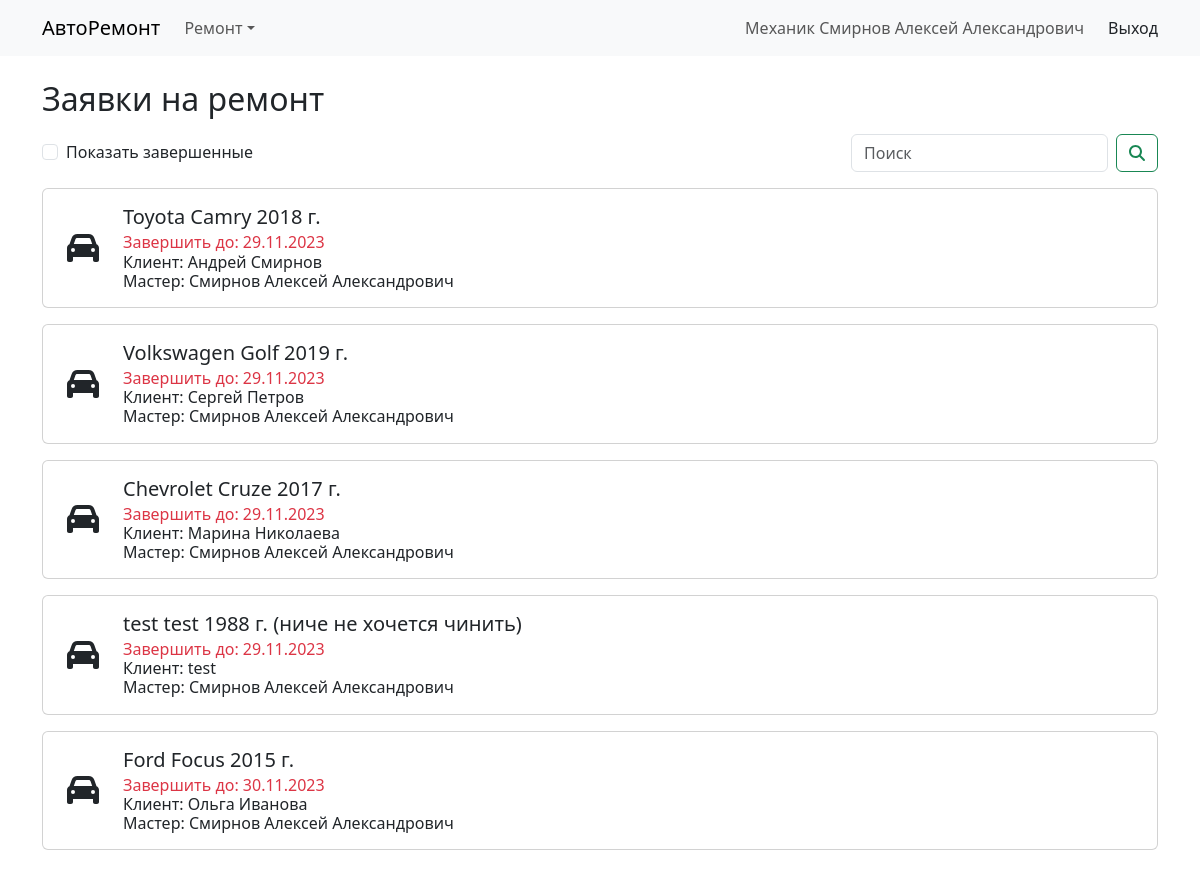
/repair/orders/ (signed in), run on the app's committed database.
### app/models.py (models this page shows, shortened)
class FullTextSearchMixin():
    def save(self, *args, **kwargs):
        super().save(*args, **kwargs)
        self.save_search()

class Employee(FullTextSearchMixin, AbstractUser):
    morphed_name = "сотрудника"
    class Position(models.TextChoices):
        Administrator = 'AD', "Администратор"
        WarehouseManager = 'WM', "Менеджер запчастей"
        ServiceManager = "SM", "Менеджер сервиса"
        Mechanic = "ME", "Механик"
        Cashier = "CA", "Кассир"
    first_name = models.CharField("Имя", max_length=50)
    last_name = models.CharField("Фамилия", max_length=50)
    patronymic = models.CharField("Отчество", max_length=50)
    passport_info = models.CharField("Паспортные данные", max_length=150)
    position = models.CharField("Должность", max_length=2, choices=Position.choices)
    end_date = models.DateField("Дата увольнения", blank=True, null=True)
    end_reason = models.CharField("Причина увольнения", max_length=150, blank=True)
    create_allowed_to = []
    edit_allowed_to = []
    card_icon = "user"
    def full_name(self):
        return f"{self.last_name} {self.first_name} {self.patronymic}"
    def end_date_reason(self, parens = False):
        if not self.end_date:
            return ""
        result = "Уволен " + self.end_date.strftime(datetime_format)
        if self.end_reason:
            result += ". Причина: " + self.end_reason
        return f" ({result})" if parens else result
    def __str__(self) -> str:
        return self.full_name() + self.end_date_reason(True)

class RepairOrder(FullTextSearchMixin, SoftDeleteObject, models.Model):
    morphed_name = "заявки"
    def get_absolute_url(self):
        return reverse("order", kwargs={"pk": self.pk})
    master = models.ForeignKey(Employee, on_delete=models.DO_NOTHING, limit_choices_to={"position": Employee.Position.Mechanic, "end_date__isnull": True}, verbose_name="Мастер")
    client_name = models.CharField("Имя клиента", max_length=50)
    client_phone_number = PhoneNumberField("Номер телефона клиента", region="RU")
    vehicle_manufacturer = models.CharField("Производитель автомобиля", max_length=50)
    vehicle_model = models.CharField("Модель автомобиля", max_length=50)
    vehicle_year = models.IntegerField("Год выпуска автомобиля", validators=[MinValueValidator(1900), MaxValueValidator(2100)])
    start_date = models.DateField("Дата записи", default=timezone.now)
    finish_until = models.DateField("Завершить до")
    finish_date = models.DateField("Дата завершения", blank=True, null=True)
    is_cancelled = models.BooleanField("Отменена")
    complaints = models.CharField("Комментарии клиента", max_length=2000)
    diagnostic_results = models.CharField("Результаты диагностики", max_length=2000, blank=True)
    comments = models.CharField("Комментарии сервиса", max_length=300, blank=True)
    is_paid = models.BooleanField("Оплачено", default=False)
    is_warranty = models.BooleanField("Гарантийный ремонт", default=False)
    create_allowed_to = [Employee.Position.ServiceManager]
    edit_allowed_to = [Employee.Position.ServiceManager,
                       Employee.Position.Mechanic,
                       Employee.Position.Cashier]
    card_icon = "car"
    def card_title(self):
        result = f"{self.vehicle_manufacturer} {self.vehicle_model} {self.vehicle_year} г."
        if self.comments:
            result += f" ({self.comments})"
        return result
    def card_tags(self):
        result = {}
        if self.finish_date:
            if self.is_cancelled:
                result.update({ "Отменен": "secondary" })
            else:
                result.update({ f"Завершен {self.finish_date.strftime(datetime_format)}": "secondary" })
                if self.finish_until < self.finish_date:
                    result.update({ f"Просрочен": "danger" })
                if not self.is_paid:
                    result.update({ "Не оплачен": "primary" })
                elif self.is_warranty:
                    result.update({ "Гарантийный": "primary" })
        else:
            result.update({
                f"Завершить до: {self.finish_until.strftime(datetime_format)}":
                    "secondary" if self.finish_until > timezone.now().date()
                    else "warning" if self.finish_until == timezone.now().date()
                    else "danger"
            })
        return result
    def card_subtitle(self):
        return f"Клиент: {self.client_name}"
    def card_subtitle_extra(self):
        return f"Мастер: {self.master}"

### app/views.py (the view)
# urls.py: path('repair/orders/', views.RepairOrderListView.as_view(), name='orders'),
class RepairOrderListView(PaginatedListView):
    plural_name = "Заявки на ремонт"
    model = RepairOrder
    template_name = "repair_order_list.html"
    def get(self, request: HttpRequest, *args: Any, **kwargs: Any) -> HttpResponse:
        self.master_list = Employee.objects.filter(
            position = Employee.Position.Mechanic).order_by("last_name", "first_name", "patronymic"
        )
        self.filter_master = Employee.objects.filter(id = int(request.GET.get("filter_master", 0))
                                                     if request.user.position != Employee.Position.Mechanic
                                                     else request.user.id).first()
        self.show_finished = int(request.GET.get("show_finished", 0)) == 1
        return super().get(request, *args, **kwargs)
    def get_queryset(self):
        filter = Q();
        if self.filter_master:
            filter &= Q(master_id = self.filter_master.id)
        if not self.show_finished:
            filter &= Q(finish_date__isnull = True) | Q(is_paid = False)
        return super().get_queryset().filter(filter).order_by("finish_until", "id")

### app/views.py (called while the page is built)
    def get(self, request: HttpRequest, *args: Any, **kwargs: Any) -> HttpResponse:
        self.search = request.GET.get("search", None)
        return super().get(request, *args, **kwargs)

    def get_queryset(self) -> QuerySet[Any]:
        queryset = super().get_queryset()
        if self.search:
            queryset = queryset.filter(self.model.search(self.search))
        return queryset

### app/templates/repair_order_list.html
{% extends 'base.html' %}
{% block content %}
    {% include 'repair_order_base_list.html' %}
{% endblock %}

### app/templates/base.html (shortened to what this page needs)
{% load static %}
<!DOCTYPE html>
<html lang="ru">
<head>
    <link href="https://cdn.jsdelivr.net/npm/bootstrap@5.3.2/dist/css/bootstrap.min.css" rel="stylesheet"
>
    <link rel="stylesheet" href="{% static 'css/base.css' %}" />
</head>
<body>
    <nav class="bg-body-tertiary navbar navbar-expand-lg navbar-light">
        <div class="container">
            <a href="{% url 'home' %}" class="navbar-brand {% if not user.is_authenticated %}mx-auto{% endif %}">АвтоРемонт</a>
            {% if user.is_authenticated %}
                <div class="navbar-collapse collapse" id="basic-navbar-nav">
                    <div class="me-auto navbar-nav">
                        {% for key, value in nav_urls.items %}
                            {% if value.items %}
                                <div class="nav-item dropdown">
                                    <a id="basic-nav-dropdown" aria-expanded="false" role="button" class="dropdown-toggle nav-link"
                                        data-bs-toggle="dropdown" tabindex="0" href="#">{{ key }}</a>
                                </div>
                            {% else %}
                                <a href="{% url value %}" class="nav-link {% if request.resolver_match.url_name == value %}active{% endif %}">{{ key }}</a>
                            {% endif %}
                        {% endfor %}
                    </div>
                </div>
                <div class="justify-content-end navbar-collapse collapse">
                    <span class="navbar-text pe-none">
                        {{ user.get_position_display }}
                        {{ user }}
                    </span>
                    <a href="{% url 'logout' %}" class="nav-link ms-4">Выход</a>
                </div>
            {% endif %}
        </div>
    </nav>
    <div class="container my-3">
        {% block content %}
        {% endblock %}
    </div>
</body>
</html>

### app/templates/repair_order_base_list.html (shortened to what this page needs)
{% extends 'base_list.html' %}
{% load query_parameters %}
{% block extra_buttons %}
    <a class="my-auto me-2 hide-link" href="?{% if not view.show_finished %}{% set_query_parameters show_finished=1 %}{% else %}{% del_query_parameters show_finished %}{% endif %}">
        <div class="form-check pe-none">
            <input class="form-check-input" type="checkbox" value="" id="flexCheckChecked" {% if view.show_finished %}checked{% endif %}>
            <label class="form-check-label" for="flexCheckChecked">
                Показать завершенные
            </label>
        </div>
    </a>
{% endblock %}

### app/templates/base_list.html (shortened to what this page needs)
{% load query_parameters %}
<h2 class="{% include "header_class.html" %}">{{ view.plural_name }}</h2>
<div class="d-flex">
    {% block extra_buttons %}{% endblock %}
    {% if view.paginate_by %}
        <form class="d-flex ms-auto" action="?" method="get">
            <input class="form-control me-2" name="search" type="search" placeholder="Поиск" value="{{ request.GET.search }}">
            <button class="btn btn-outline-success" type="submit">
                <i class="fa-solid fa-search"></i>
            </button>
        </form>
    {% endif %}
</div>
<div class="vstack mt-2">
    {% for item in object_list %}
        <div class="card my-2 {% if item.card_clickable == False %}text-muted{% endif %}">
            <div class="card-body">
                <div class="d-flex col">
                    {% if item.card_clickable != False %}
                        <a href="{{ item.get_absolute_url }}" class="hide-link flex-fill d-flex col align-items-center">
                            {% include 'list_card_content.html' %}
                        </a>
                    {% else %}
                        <div class="flex-fill d-flex col align-items-center pe-none">
                            {% include 'list_card_content.html' %}
                        </div>
                    {% endif %}
                </div>
            </div>
        </div>
    {% endfor %}
</div>

### app/templates/header_class.html
mt-4 mb-3 pe-none

### app/templates/list_card_content.html
<i class="fa-solid fa-{{ item.card_icon }} fa-2x ms-2 me-4"></i>
<div>
    <div class="card-title h5">{{ item.card_title }} {% if item.card_clickable == False %}(удалено){% endif %}</div>
    <div class="card-subtitle h6">
        {% if item.card_tags %}
            {% for text, color in item.card_tags.items %}
                {% if text is not None %}
                    <span class="text-{{ color }}">{{ text }}</span>{% if not forloop.last %},{% endif %}
                {% endif %}
            {% endfor %}
            <br>
        {% endif %}
        {{ item.card_subtitle }}
        <br>
        {{ item.card_subtitle_extra }}
    </div>
</div>

### app/static/css/base.css (style rules this page uses)
.hide-link { text-decoration: inherit; color: inherit; }

### data on the page
Employee: position "Механик", last_name+first_name+patronymic "Смирнов Алексей Александрович"
RepairOrder: card_title "Toyota Camry 2018 г.", card_tags "Завершить до: 29.11.2023", card_subtitle "Клиент: Андрей Смирнов", card_subtitle_extra "Мастер: Смирнов Алексей Александрович"
RepairOrder: card_title "Volkswagen Golf 2019 г.", card_tags "Завершить до: 29.11.2023", card_subtitle "Клиент: Сергей Петров", card_subtitle_extra "Мастер: Смирнов Алексей Александрович"
RepairOrder: card_title "Chevrolet Cruze 2017 г.", card_tags "Завершить до: 29.11.2023", card_subtitle "Клиент: Марина Николаева", card_subtitle_extra "Мастер: Смирнов Алексей Александрович"
RepairOrder: card_title "test test 1988 г. (ниче не хочется чинить)", card_tags "Завершить до: 29.11.2023", card_subtitle "Клиент: test", card_subtitle_extra "Мастер: Смирнов Алексей Александрович"
RepairOrder: card_title "Ford Focus 2015 г.", card_tags "Завершить до: 30.11.2023", card_subtitle "Клиент: Ольга Иванова", card_subtitle_extra "Мастер: Смирнов Алексей Александрович"

### other printed values
{{ key }} "Ремонт"
{{ view.plural_name }} "Заявки на ремонт"
